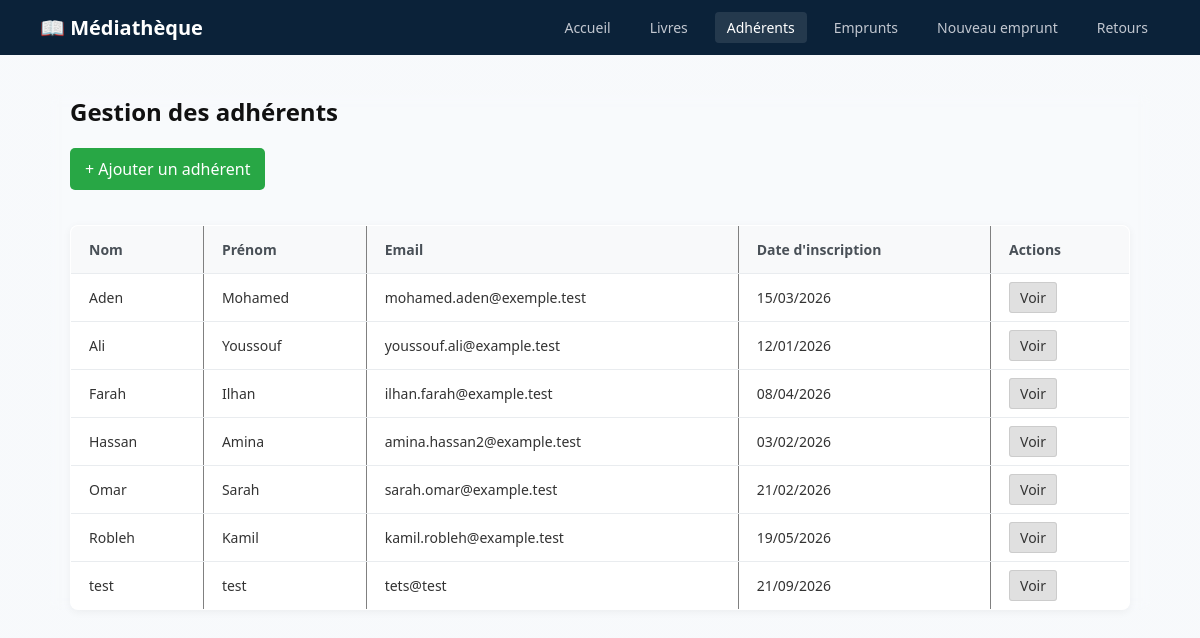
The app's page /mediatheque_mini_projet/mediatheque/adherents.php with its own data.
### tables this page shows
CREATE TABLE `adherent` (
  `id_adherent` int(11) NOT NULL,
  `nom` varchar(80) NOT NULL,
  `prenom` varchar(80) NOT NULL,
  `email` varchar(150) NOT NULL,
  `date_inscription` date NOT NULL
);

### mediatheque_mini_projet/mediatheque/adherents.php (the view, shortened to what this page needs)
<?php
require_once '../config/db.php';
$stmt = $pdo->query("SELECT id_adherent, nom, prenom, email, date_inscription FROM ADHERENT ORDER BY nom ASC, prenom ASC");
$adherents = $stmt->fetchAll(PDO::FETCH_ASSOC);
?>
<!DOCTYPE html>
<html lang="fr">
<head>
    <link rel="stylesheet" href="../assets/style.css">
</head>
<body>
    <header>
        <h1>📖 Médiathèque</h1>
        <nav>
            <a href="index.php">Accueil</a>
            <a href="livres.php">Livres</a>
            <a href="adherents.php" class="active">Adhérents</a>
            <a href="emprunts.php">Emprunts</a>
            <a href="emprunter.php">Nouveau emprunt</a>
            <a href="retour.php">Retours</a>
        </nav>
    </header>
    <main class="container">
        <h2>Gestion des adhérents</h2>
        <button type="button" onclick="toggleForm()" style="background-color: #28a745; color: white; padding: 10px 15px; border: none; border-radius: 5px; cursor: pointer; font-size: 16px; margin-bottom: 20px;">
            + Ajouter un adhérent
        </button>
        <table border="1" cellpadding="10" cellspacing="0" style="width:100%; border-collapse:collapse;">
            <thead>
                <tr>
                    <th>Nom</th>
                    <th>Prénom</th>
                    <th>Email</th>
                    <th>Date d'inscription</th>
                    <th>Actions</th>
                </tr>
            </thead>
            <tbody>
                <?php foreach ($adherents as $adherent): ?>
                    <tr>
                        <td><?= htmlspecialchars($adherent['nom']) ?></td>
                        <td><?= htmlspecialchars($adherent['prenom']) ?></td>
                        <td><?= htmlspecialchars($adherent['email']) ?></td>
                        <td><?= date('d/m/Y', strtotime($adherent['date_inscription'])) ?></td>
                        <td>
                            <a href="adherent_detail.php?id=<?= $adherent['id_adherent'] ?>" style="padding: 5px 10px; background: #e0e0e0; border: 1px solid #ccc; text-decoration: none; color: #333; border-radius: 3px;">
                                Voir
                            </a>
                        </td>
                    </tr>
                <?php endforeach; ?>
            </tbody>
        </table>
    </main>
</body>
</html>

### mediatheque_mini_projet/assets/style.css (style rules this page uses)
* { box-sizing: border-box; margin: 0; padding: 0; font-family: 'Segoe UI', Tahoma, Geneva, Verdana, sans-serif; }
body { background-color: #f4f6f9; color: #333; }
header { background-color: #0b2239; color: #fff; padding: 12px 40px; display: flex; justify-content: space-between; align-items: center; }
header h1 { font-size: 20px; font-weight: 600; display: flex; align-items: center; gap: 10px; }
nav { display: flex; gap: 15px; }
nav a { color: #c2c7d0; text-decoration: none; font-size: 14px; padding: 6px 12px; border-radius: 4px; transition: background 0.2s, color 0.2s; }
nav a:hover, nav a.active { color: #fff; background-color: rgba(255, 255, 255, 0.1); }
.container { max-width: 1100px; margin: 40px auto; padding: 0 20px; }
h2 { font-size: 24px; margin-bottom: 20px; color: #111; }
table { width: 100%; border-collapse: collapse; background: #fff; border-radius: 8px; overflow: hidden; box-shadow: 0 2px 8px rgba(0,0,0,0.05); margin-top: 15px; }
th, td { padding: 14px 18px; text-align: left; font-size: 14px; border-bottom: 1px solid #e9ecef; }
th { background-color: #f8f9fa; color: #495057; font-weight: 600; }
body { background-image: linear-gradient(rgba(248, 250, 252, 0.85), rgba(248, 250, 252, 0.85)), url('https://images.unsplash.com/photo-1507842217343-583bb7270b66?auto=format&fit=crop&w=1920&q=80'); background-size: cover; background-position: center; background-attachment: fixed; background-repeat: no-repeat; }
.container, form, table { backdrop-filter: blur(5px); }

### records on screen
adherent: nom "Aden", prenom "Mohamed", email "mohamed.aden@exemple.test", date_inscription "15/03/2026"
adherent: nom "Ali", prenom "Youssouf", email "youssouf.ali@example.test", date_inscription "12/01/2026"
adherent: nom "Farah", prenom "Ilhan", email "ilhan.farah@example.test", date_inscription "08/04/2026"
adherent: nom "Hassan", prenom "Amina", email "amina.hassan2@example.test", date_inscription "03/02/2026"
adherent: nom "Omar", prenom "Sarah", email "sarah.omar@example.test", date_inscription "21/02/2026"
adherent: nom "Robleh", prenom "Kamil", email "kamil.robleh@example.test", date_inscription "19/05/2026"
adherent: nom "test", prenom "test", email "tets@test", date_inscription "21/09/2026"
